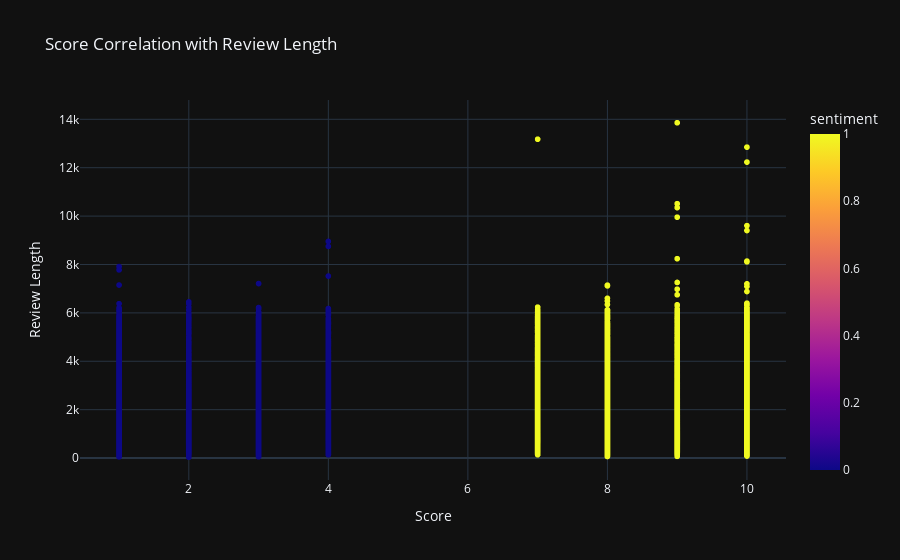

This figure's notebook cell:
### Code cell
fig = px.scatter(supervised_data,
                 x='score',
                 y='review_length',
                 color='sentiment',
                 title='Score Correlation with Review Length',
                 labels={'score': 'Score', 'review_length': 'Review Length'},
                 template='plotly_dark')
fig.show()

### Figure 1 — Plotly figure (JSON) as saved in the notebook; plotly's stock layout.template omitted (floating-point values rounded to 4 significant figures; data arrays with more than 128 entries replaced by an {"elided": "..."} marker saying what was removed)
{"data": [{"hovertemplate": "Score=%{x}<br>Review Length=%{y}<br>sentiment=%{marker.color}<extra></extra>", "legendgroup": "", "marker": {"color": {"elided": "49582 int values"}, "coloraxis": "coloraxis", "symbol": "circle"}, "mode": "markers", "name": "", "showlegend": false, "type": "scattergl", "x": {"elided": "49582 int values"}, "xaxis": "x", "y": {"elided": "49582 int values"}, "yaxis": "y"}], "layout": {"coloraxis": {"colorbar": {"title": {"text": "sentiment"}}, "colorscale": [[0, "#0d0887"], [0.1111, "#46039f"], [0.2222, "#7201a8"], [0.3333, "#9c179e"], [0.4444, "#bd3786"], [0.5556, "#d8576b"], [0.6667, "#ed7953"], [0.7778, "#fb9f3a"], [0.8889, "#fdca26"], [1, "#f0f921"]]}, "legend": {"tracegroupgap": 0}, "title": {"text": "Score Correlation with Review Length"}, "xaxis": {"anchor": "y", "domain": [0, 1], "title": {"text": "Score"}}, "yaxis": {"anchor": "x", "domain": [0, 1], "title": {"text": "Review Length"}}}}
